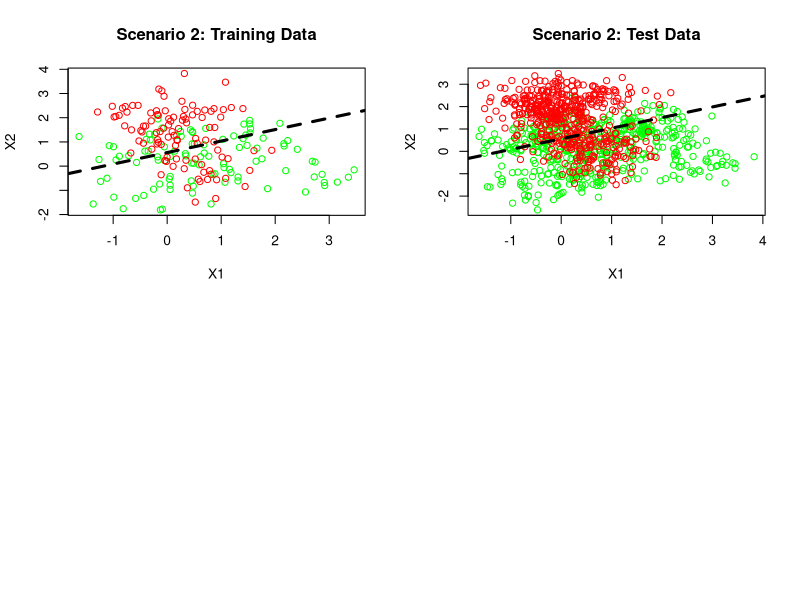

Source code (R):
###  Code for Homework 3

##################
##### Problem 4
##################
library(MASS) 
ntrain <- 100  #half of training sample size
ntest <- 500   #half of test sample size

##generate training data: Class 1=green, Class 2=red
mean1 <- c(2,1)
mean2 <- c(1,2)
Sig <- matrix(c(1,0,0,1),nrow=2)
seed_train <- 2000
set.seed(seed_train)
train1 <- rbind(mvrnorm(ntrain,mean1,Sig),mvrnorm(ntrain,mean2,Sig))
ytrain <- c(rep(1,ntrain),rep(0,ntrain))
## generate the test data
seed_test <- 2014
set.seed(seed_test)
test1 <- rbind(mvrnorm(ntest,mean1,Sig),mvrnorm(ntest,mean2,Sig))
ytest <- c(rep(1,ntest),rep(0,ntest))

## fit lda
lda1 <- lda(train1,ytrain)
predtrain <- predict(lda1,train1)
predtest <- predict(lda1,test1)
ldatrainerr1 <- mean(predtrain$class!=ytrain)
ldatesterr1 <- mean(predtest$class!=ytest)

## fit logistic regression
train.data = as.data.frame(cbind(ytrain,train1))
names(train.data) = c("y",paste("x",1:2,sep=""))
test.data = as.data.frame(cbind(ytest,test1))
names(test.data) = c("y",paste("x",1:2,sep=""))
logistic1=glm(y~., data=train.data,family=binomial)
predtrain = predict(logistic1, newdata=train.data,type="response")
logtrainerr1=mean(round(predtrain)!=train.data$y)
predtest = predict(logistic1,newdata=test.data,type="response")
logtesterr1=mean(round(predtest)!=test.data$y)

## 
print("Scenario 1: Bayes and linear classifier errors")
errs1 <- matrix(0,2,2)
errs1[1,] <- c(ldatrainerr1, ldatesterr1)
errs1[2,] <- c(logtrainerr1,logtesterr1)
rownames(errs1) <- c("lda","logistic")
colnames(errs1) <- c("training error", "test error")
print(errs1)

#  training error test error
#lda               0.220      0.235
#logistic          0.215      0.236




###################
#### Problem 5
###################
##Scenario 2
library(MASS) 
ntrain <- 100  #half of training sample size
ntest <- 500   #half of test sample size

#Class 1=green, Class 2=red
#generate ten centers, which are treated as fixed parameters
seed_center <- 16
Sig <- matrix(c(1,0,0,1),nrow=2)
set.seed(seed_center)
center_green <- mvrnorm(n=10,c(1,0),Sig)
center_red <- mvrnorm(n=10,c(0,1),Sig)

##define a function "gendata2" first
gendata2 <-function(n,mu1,mu2,Sig1,Sig2,myseed)
{
  set.seed(myseed)
  mean1 <- mu1[sample(1:10,n,replace=T),]
  mean2 <- mu2[sample(1:10,n,replace=T),]
  green <- matrix(0,ncol=2,nrow=n)
  red <- matrix(0,ncol=2,nrow=n)
  for(i in 1:n){
    green[i,] <- mvrnorm(1,mean1[i,],Sig1)
    red[i,] <- mvrnorm(1,mean2[i,],Sig2)
  }
  x <- rbind(green,red)
  return(x)
}

#generate the training set
seed_train <- 2000
train2 <- gendata2(ntrain,center_green,center_red,Sig/5,Sig/5,seed_train)
ytrain <- c(rep(1,ntrain),rep(0,ntrain))
#generate the test set
seed_test <- 2014
test2 <- gendata2(ntest,center_green,center_red,Sig/5,Sig/5,seed_test)
ytest <- c(rep(1,ntest),rep(0,ntest))


################
## Problem 6
################
##fit linear classifier with training data 
linfit2 <- lm(ytrain~train2)
inter2 <- linfit2$coef[1]
slope2 <- linfit2$coef[-1]
## compute the training error 
linpredtrain2 <- as.vector(1*((inter2+train2%*%slope2)>0.5))
lintrainerr2 <- mean(linpredtrain2!=ytrain)
## compute the test error
linpredtest2 <- as.vector(1*((inter2+test2%*%slope2)>0.5))
lintesterr2 <- mean(linpredtest2!=ytest)
# (Intercept) 
#3   0.608955 
# slope2
#   train21    train22 
# 0.0739740 -0.1970626 


print(lintrainerr2)
#0.29
print(lintesterr2)
#0.284

## Data scatter plot, imposed with the  bayes rule (solid line) ##and linear classifier ##(dashed line)
#pdf("scenario2_linear.pdf")
par(mfrow=c(2,2))
plot(train2[1:ntrain,],xlab="X1",ylab="X2",xlim=range(train2[,1]),ylim=range(train2[,2]),col="green", main="Scenario 2: Training Data")
points(train2[(ntrain+1):(2*ntrain),],col="red")
abline(coef=c((inter2-0.5)/(-slope2[2]),slope2[1]/(-slope2[2])),lty=2,lwd=3)
# (Intercept)     train21 
#  0.5528955   0.3753833 
# x2 = 0.55+0.38 x1

plot(test2[1:ntest,],xlab="X1",ylab="X2",xlim=range(test2[,1]),ylim=range(test2[,2]),col="green", main="Scenario 2: Test Data")
points(test2[(ntest+1):(2*ntest),],col="red")
abline(coef=c((inter2-0.5)/(-slope2[2]),slope2[1]/(-slope2[2])),lty=2,lwd=3)
#graphics.off()
